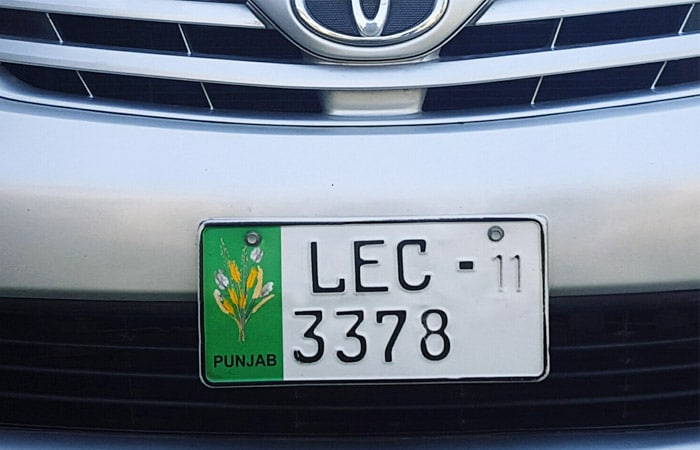
#> input picture License Plate Detection System/Images12.jpg, 700 x 450 px, given in place of speed.mp4, which was not available
$ python main.py
#> lines starting #> are read from the running program, lines starting #| are printed output that depends on the picture; after the words box and inside, x2 and y2 are one past the last pixel; in counts of white or black regions, pixels touching at a corner belong together; pictures that were not available may be replaced by others from this repository, and a replacement may not be noted
import yaml
import numpy as np
import cv2

#-----------------------------------------------------------------------------------------------------------------
#       Declaring Files
#-----------------------------------------------------------------------------------------------------------------
fn = r"../datasets/speed.mp4"
fn_yaml = r"../datasets/final.yml"
fn_out = r"../datasets/output.avi"
config = {'text_overlay': True,
          'parking_overlay': True,
          'parking_id_overlay': True,
          'parking_detection': True,
          'min_area_motion_contour': 60,
          'park_sec_to_wait': 20}


cap = cv2.VideoCapture(fn)

video_info = {'fps':    cap.get(cv2.CAP_PROP_FPS),
              'width':  int(cap.get(cv2.CAP_PROP_FRAME_WIDTH)),
              'height': int(cap.get(cv2.CAP_PROP_FRAME_HEIGHT)),
              'fourcc': cap.get(cv2.CAP_PROP_FOURCC),
              'num_of_frames': int(cap.get(cv2.CAP_PROP_FRAME_COUNT))}


left_fn = r"../datasets/leftSide.mp4"
left_yaml = r"../datasets/leftSide.yml"

left_config = {'text_overlay': True,
          'parking_overlay': True,
          'parking_id_overlay': True,
          'parking_detection': True,
          'min_area_motion_contour': 60,
          'park_sec_to_wait': 20}

left_cap = cv2.VideoCapture(left_fn)

left_video_info = {'fps':    left_cap.get(cv2.CAP_PROP_FPS),
              'width':  int(left_cap.get(cv2.CAP_PROP_FRAME_WIDTH)),
              'height': int(left_cap.get(cv2.CAP_PROP_FRAME_HEIGHT)),
              'fourcc': left_cap.get(cv2.CAP_PROP_FOURCC),
              'num_of_frames': int(left_cap.get(cv2.CAP_PROP_FRAME_COUNT))}


right_fn = r"../datasets/rightSide.mp4"
right_yaml = r"../datasets/rightSide.yml"
right_config = {'text_overlay': True,
          'parking_overlay': True,
          'parking_id_overlay': True,
          'parking_detection': True,
          'min_area_motion_contour': 60,
          'park_sec_to_wait': 20}


right_cap = cv2.VideoCapture(right_fn)
right_video_info = {'fps':    cap.get(cv2.CAP_PROP_FPS),
              'width':  int(cap.get(cv2.CAP_PROP_FRAME_WIDTH)),
              'height': int(cap.get(cv2.CAP_PROP_FRAME_HEIGHT)),
              'fourcc': cap.get(cv2.CAP_PROP_FOURCC),
              'num_of_frames': int(cap.get(cv2.CAP_PROP_FRAME_COUNT))}

#-----------------------------------------------------------------------------------------------------------------
#       Rescalling Window as per to required need
#-----------------------------------------------------------------------------------------------------------------
def rescale_frame(frame, percent):
    width = int(frame.shape[1] * percent/ 100)
    height = int(frame.shape[0] * percent/ 100)
    dim = (width, height)
    return cv2.resize(frame, dim, interpolation =cv2.INTER_AREA)


#-----------------------------------------------------------------------------------------------------------------
#       Configuration with firebase
#-----------------------------------------------------------------------------------------------------------------
import firebase_admin
from firebase_admin import credentials, firestore
cd = credentials.Certificate("firebase.json")
firebase_admin.initialize_app(cd)
datab = firestore.client()
usersref = datab.collection(u'users')
docs = usersref.stream()
users = []
docIds = {}
for doc in docs:
    users.append(doc.to_dict())
    docIds[doc.to_dict()['spot']] = doc.id


#-----------------------------------------------------------------------------------------------------------------
#       Opening the spots poinys/coordinates file
#-----------------------------------------------------------------------------------------------------------------
with open(fn_yaml, 'r') as stream:
    parking_data = yaml.load(stream, Loader=yaml.FullLoader)

parking_contours = []
parking_bounding_rects = []
parking_mask = []


with open(left_yaml, 'r') as stream:
    left_parking_data = yaml.load(stream, Loader=yaml.FullLoader)

left_parking_contours = []
left_parking_bounding_rects = []
left_parking_mask = []

with open(right_yaml, 'r') as stream:
    right_parking_data = yaml.load(stream, Loader=yaml.FullLoader)

right_parking_contours = []
right_parking_bounding_rects = []
right_parking_mask = []

#-----------------------------------------------------------------------------------------------------------------
#       Converting those points into axis on the canvas
#-----------------------------------------------------------------------------------------------------------------
for park in parking_data:
    points = np.array(park['points'])
    rect = cv2.boundingRect(points)
    points_shifted = points.copy()
    points_shifted[:,0] = points[:,0] - rect[0]
    points_shifted[:,1] = points[:,1] - rect[1]
    parking_contours.append(points)
    parking_bounding_rects.append(rect)
    mask = cv2.drawContours(np.zeros((rect[3], rect[2]), dtype=np.uint8), [points_shifted], contourIdx=-1, color=255, thickness=-1, lineType=cv2.LINE_8)
    mask = mask==255
    parking_mask.append(mask)

parking_status = [False]*len(parking_data)
parking_buffer = [None]*len(parking_data)


for left_park in left_parking_data:
    left_points = np.array(left_park['points'])
    left_rect = cv2.boundingRect(left_points)
    left_points_shifted = left_points.copy()
    left_points_shifted[:,0] = left_points[:,0] - left_rect[0]
    left_points_shifted[:,1] = left_points[:,1] - left_rect[1]
    left_parking_contours.append(left_points)
    left_parking_bounding_rects.append(left_rect)
    left_mask = cv2.drawContours(np.zeros((left_rect[3], left_rect[2]), dtype=np.uint8), [left_points_shifted], contourIdx=-1, color=255, thickness=-1, lineType=cv2.LINE_8)
    left_mask = left_mask==255
    left_parking_mask.append(left_mask)

left_parking_status = [False]*len(left_parking_data)
left_parking_buffer = [None]*len(left_parking_data)

for park in right_parking_data:
    right_points = np.array(park['points'])
    right_rect = cv2.boundingRect(right_points)
    right_points_shifted = right_points.copy()
    right_points_shifted[:,0] = right_points[:,0] - right_rect[0]
    right_points_shifted[:,1] = right_points[:,1] - right_rect[1]
    right_parking_contours.append(right_points)
    right_parking_bounding_rects.append(right_rect)
    right_mask = cv2.drawContours(np.zeros((right_rect[3], right_rect[2]), dtype=np.uint8), [right_points_shifted], contourIdx=-1, color=255, thickness=-1, lineType=cv2.LINE_8)
    right_mask = right_mask==255
    right_parking_mask.append(right_mask)

right_parking_status = [False]*len(right_parking_data)
right_parking_buffer = [None]*len(right_parking_data)

#-----------------------------------------------------------------------------------------------------------------
#       Running the video
#-----------------------------------------------------------------------------------------------------------------
video_cur_frame = 0
video_cur_pos = 0
while(cap.isOpened()):
    spot = 0
    left_spot=0
    right_spot = 0

    occupied = 0
    left_occupied = 0
    right_occupied = 0

    video_cur_pos +=1
    video_cur_frame +=1

    ret, frame = cap.read()
#> frame is the input picture: shape (450, 700, 3); mean B, G, R 137.2, 125, 114
    left_ret, left_frame = left_cap.read()
    right_ret, right_frame = right_cap.read()
    if ret == False and left_ret == False and right_ret == False:
        print("Capture Error")
        break

    frame_blur = cv2.GaussianBlur(frame.copy(), (5,5), 3)
    frame_gray = cv2.cvtColor(frame_blur, cv2.COLOR_BGR2GRAY)
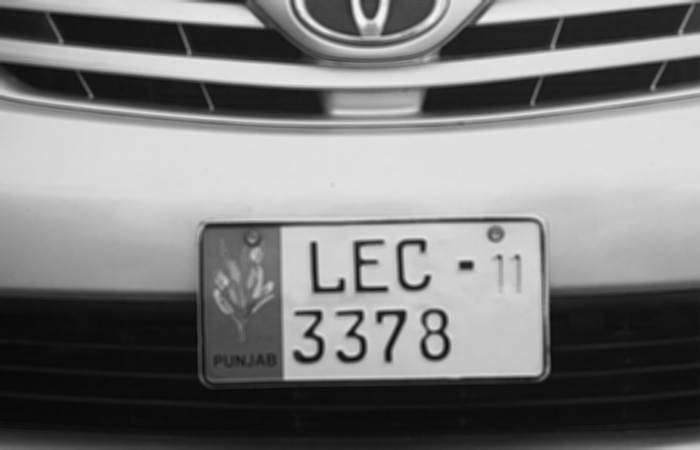
#> frame_gray: shape (450, 700); min 8, max 246, mean 123.1
    frame_out = frame.copy()

    left_frame_blur = cv2.GaussianBlur(left_frame.copy(), (5,5), 3)
    left_frame_gray = cv2.cvtColor(left_frame_blur, cv2.COLOR_BGR2GRAY)
    left_frame_out = left_frame.copy()

    right_frame_blur = cv2.GaussianBlur(right_frame.copy(), (5,5), 3)
    right_frame_gray = cv2.cvtColor(right_frame_blur, cv2.COLOR_BGR2GRAY)
    right_frame_out = right_frame.copy()

    #-----------------------------------------------------------------------------------------------------------------
    #       Parking detection algorithm
    #-----------------------------------------------------------------------------------------------------------------
    if config['parking_detection']:
        for ind, park in enumerate(parking_data):
            points = np.array(park['points'])
            rect = parking_bounding_rects[ind]
            roi_gray = frame_gray[rect[1]:(rect[1]+rect[3]), rect[0]:(rect[0]+rect[2])] # crop roi for faster calculation
            points[:,0] = points[:,0] - rect[0] # shift contour to roi
            points[:,1] = points[:,1] - rect[1]
            #print(np.std(roi_gray), np.mean(roi_gray))
            status = np.std(roi_gray) < 30 and np.mean(roi_gray) > 50
            #If detected a change in parking status, save the current time
            if status != parking_status[ind] and parking_buffer[ind]==None:
                parking_buffer[ind] = video_cur_pos
            #If status is still different than the one saved and counter is open
            elif status != parking_status[ind] and parking_buffer[ind]!=None:
                if video_cur_pos - parking_buffer[ind] > config['park_sec_to_wait']:
                    parking_status[ind] = status
                    parking_buffer[ind] = None
            #If status is still same and counter is open
            elif status == parking_status[ind] and parking_buffer[ind]!=None:
                #if video_cur_pos - parking_buffer[ind] > config['park_sec_to_wait']:
                parking_buffer[ind] = None
#> after the loop, parking_buffer = 6 items; parking_status = [False, False, False, False, False, False]


    if left_config['parking_detection']:
        for left_ind, left_park in enumerate(left_parking_data):
            left_points = np.array(left_park['points'])
            left_rect = left_parking_bounding_rects[left_ind]
            left_roi_gray = left_frame_gray[left_rect[1]:(left_rect[1]+left_rect[3]), left_rect[0]:(left_rect[0]+left_rect[2])] # crop roi for faster calculation
            left_points[:,0] = left_points[:,0] - left_rect[0] # shift contour to roi
            left_points[:,1] = left_points[:,1] - left_rect[1]
            #print(np.std(roi_gray), np.mean(roi_gray))
            left_status = np.std(left_roi_gray) < 30 and np.mean(left_roi_gray) > 50
            #If detected a change in parking status, save the current time
            if left_status != left_parking_status[left_ind] and left_parking_buffer[left_ind]==None:
                left_parking_buffer[left_ind] = video_cur_pos
            #If status is still different than the one saved and counter is open
            elif left_status != left_parking_status[left_ind] and left_parking_buffer[left_ind]!=None:
                if video_cur_pos - left_parking_buffer[left_ind] > left_config['park_sec_to_wait']:
                    left_parking_status[left_ind] = left_status
                    left_parking_buffer[left_ind] = None
            #If status is still same and counter is open
            elif left_status == left_parking_status[left_ind] and left_parking_buffer[left_ind]!=None:
                #if video_cur_pos - parking_buffer[ind] > config['park_sec_to_wait']:
                left_parking_buffer[left_ind] = None
#> this loop made 10 passes
#> pass 1, `left_roi_gray = left_frame_gray[left_rect[1]:(left_rect[1]+left_rect[3..`:
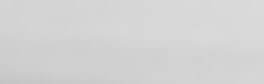
#> left_roi_gray: shape (21, 66) (shown 4 times larger); min 196, max 218, mean 211.3
#> after the loop:
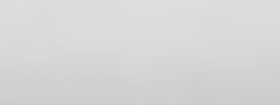
#> left_roi_gray: shape (21, 56) (shown 5 times larger); min 204, max 222, mean 214.4
#> after the loop, left_parking_buffer = [1, 1, 1, 1, 1, 1, 1, 1, 1, 1]; left_parking_status = [False, False, False, False, False, False, False, False, False, False]

    if right_config['parking_detection']:
        for ind, park in enumerate(right_parking_data):
            right_points = np.array(park['points'])
            right_rect = right_parking_bounding_rects[ind]
            right_roi_gray = right_frame_gray[right_rect[1]:(right_rect[1]+right_rect[3]), right_rect[0]:(right_rect[0]+right_rect[2])] # crop roi for faster calculation
            right_points[:,0] = right_points[:,0] - right_rect[0] # shift contour to roi
            right_points[:,1] = right_points[:,1] - right_rect[1]
            #print(np.std(roi_gray), np.mean(roi_gray))
            right_status = np.std(right_roi_gray) < 30 and np.mean(right_roi_gray) > 50
            #If detected a change in parking status, save the current time
            if right_status != right_parking_status[ind] and right_parking_buffer[ind]==None:
                right_parking_buffer[ind] = video_cur_pos
            #If status is still different than the one saved and counter is open
            elif right_status != right_parking_status[ind] and right_parking_buffer[ind]!=None:
                if video_cur_pos - right_parking_buffer[ind] > right_config['park_sec_to_wait']:
                    right_parking_status[ind] = right_status
                    right_parking_buffer[ind] = None
            #If status is still same and counter is open
            elif right_status == right_parking_status[ind] and right_parking_buffer[ind]!=None:
                #if video_cur_pos - parking_buffer[ind] > config['park_sec_to_wait']:
                right_parking_buffer[ind] = None
#> this loop made 11 passes
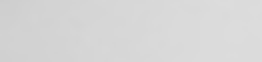
#> right_roi_gray: shape (31, 131) (shown 2 times larger); min 205, max 220, mean 214.8
#> after the loop, right_parking_buffer = 11 items; right_parking_status = [False, False, False, False, False, False, False, False, False, False, False]


    #-----------------------------------------------------------------------------------------------------------------
    #       Display on the parking spot
    #-----------------------------------------------------------------------------------------------------------------
    if config['parking_overlay']:
        for ind, park in enumerate(parking_data):
            points = np.array(park['points'])
            if parking_status[ind]:
                color = (0,255,0)
                spot = spot+1
            else:
                color = (0,0,255)
                occupied = occupied+1
            #qcv2.drawContours(frame_out, [points], contourIdx=-1, color=color, thickness=2, lineType=cv2.LINE_8)
            moments = cv2.moments(points)
            centroid = (int(moments['m10']/moments['m00'])-3, int(moments['m01']/moments['m00'])+3)
            cv2.putText(frame_out, str(park['id']), (centroid[0]-50, centroid[1]-90), cv2.FONT_HERSHEY_SIMPLEX, 6, color, 20, cv2.LINE_AA)
            if color == (0,0,255):
                for user in users:
                    if str(park['id']) == user['spot']:
                        cv2.putText(frame_out, user['name'], (centroid[0]-150, centroid[1]-40), cv2.FONT_HERSHEY_SIMPLEX, 2, (0,0,255), 5, cv2.LINE_AA)
                        cv2.putText(frame_out, user['rollNo'], (centroid[0]-150, centroid[1]+40), cv2.FONT_HERSHEY_SIMPLEX, 2, (0,0,255), 5, cv2.LINE_AA)
                        if video_cur_frame %100 == 0 and user['status'] == 0:
                            for docId in docIds:
                                if str(docId) == str(park['id']):
                                    doc_ref = datab.collection(u'users').document(docIds[docId])
                                    doc_ref.update({ u'status': 1 })
            elif color == (0,255,0):
                for user in users:
                    if user['status'] == 1 and video_cur_frame %100 == 0:
                        for docId in docIds:
                                if str(docId) == str(park['id']):
                                    print("car in " + docId)
                                    doc_ref = datab.collection(u'users').document(docIds[docId])
                                    doc_ref.update({ u'status': 0 })
#> after the loop, occupied = 6; spot = 0

    if left_config['parking_overlay']:
        for ind, park in enumerate(left_parking_data):
            left_points = np.array(park['points'])
            if left_parking_status[ind]:
                color = (0,255,0)
                left_spot = left_spot+1
            else:
                color = (0,0,255)
                left_occupied = left_occupied+1
            cv2.drawContours(left_frame_out, [left_points], contourIdx=-1, color=color, thickness=2, lineType=cv2.LINE_8)
            left_moments = cv2.moments(left_points)
            left_centroid = (int(left_moments['m10']/left_moments['m00'])-3, int(left_moments['m01']/left_moments['m00'])+3)
            cv2.putText(left_frame_out, str(park['id']), (left_centroid[0]-50, left_centroid[1]-90), cv2.FONT_HERSHEY_SIMPLEX, 6, color, 20, cv2.LINE_AA)
            if color == (0,0,255):
                for user in users:
                    if str(park['id']) == user['spot']:
                        cv2.putText(left_frame_out, user['name'], (left_centroid[0]-150, left_centroid[1]-40), cv2.FONT_HERSHEY_SIMPLEX, 2, (0,0,255), 5, cv2.LINE_AA)
                        cv2.putText(left_frame_out, user['rollNo'], (left_centroid[0]-150, left_centroid[1]+40), cv2.FONT_HERSHEY_SIMPLEX, 2, (0,0,255), 5, cv2.LINE_AA)
                        if video_cur_frame %100 == 0 and user['status'] == 0:
                            for docId in docIds:
                                if str(docId) == str(park['id']):
                                    doc_ref = datab.collection(u'users').document(docIds[docId])
                                    doc_ref.update({ u'status': 1 })
            elif color == (0,255,0):
                for user in users:
                    if user['status'] == 1 and video_cur_frame %100 == 0:
                        for docId in docIds:
                                if str(docId) == str(park['id']):
                                    print("car in " + docId)
                                    doc_ref = datab.collection(u'users').document(docIds[docId])
                                    doc_ref.update({ u'status': 0 })
#> this loop made 10 passes
#> left_centroid on passes 1 to 8: (62, 188), (123, 188), (182, 187), (249, 188), (314, 188), (367, 188), (427, 188), (484, 188)
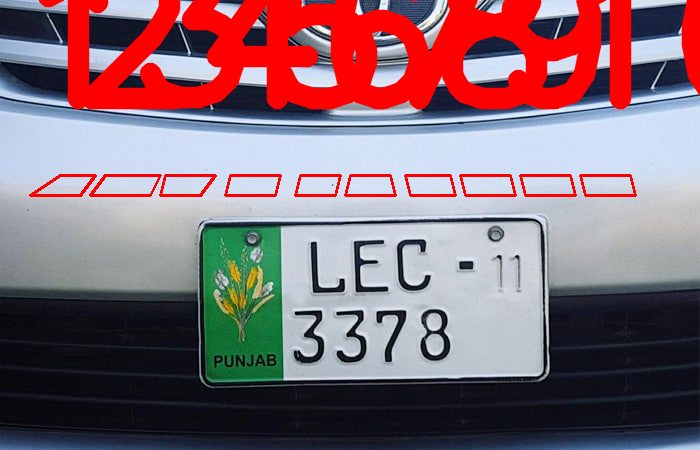
#> left_frame_out: shape (450, 700, 3); 14.87% of pixels changed, all inside (x1, y1, x2, y2) = (29, 0, 700, 197)
#> after the loop, left_occupied = 10; left_spot = 0


    if right_config['parking_overlay']:
        for ind, park in enumerate(right_parking_data):
            right_points = np.array(park['points'])
            if right_parking_status[ind]:
                color = (0,255,0)
                right_spot = spot+1
            else:
                color = (0,0,255)
                right_occupied = occupied+1
            cv2.drawContours(right_frame_out, [right_points], contourIdx=-1, color=color, thickness=2, lineType=cv2.LINE_8)
            right_moments = cv2.moments(right_points)
            right_centroid = (int(right_moments['m10']/right_moments['m00'])-3, int(right_moments['m01']/right_moments['m00'])+3)
            cv2.putText(right_frame_out, str(park['id']), (right_centroid[0]-50, right_centroid[1]-90), cv2.FONT_HERSHEY_SIMPLEX, 6, color, 20, cv2.LINE_AA)
            if color == (0,0,255):
                for user in users:
                    if str(park['id']) == user['spot']:
                        cv2.putText(right_frame_out, user['name'], (right_centroid[0]-150, right_centroid[1]-40), cv2.FONT_HERSHEY_SIMPLEX, 2, (0,0,255), 5, cv2.LINE_AA)
                        cv2.putText(right_frame_out, user['rollNo'], (right_centroid[0]-150, right_centroid[1]+40), cv2.FONT_HERSHEY_SIMPLEX, 2, (0,0,255), 5, cv2.LINE_AA)
                        if video_cur_frame %100 == 0 and user['status'] == 0:
                            for docId in docIds:
                                if str(docId) == str(park['id']):
                                    doc_ref = datab.collection(u'users').document(docIds[docId])
                                    doc_ref.update({ u'status': 1 })
            elif color == (0,255,0):
                for user in users:
                    if user['status'] == 1 and video_cur_frame %100 == 0:
                        for docId in docIds:
                                if str(docId) == str(park['id']):
                                    print("car in " + docId)
                                    doc_ref = datab.collection(u'users').document(docIds[docId])
                                    doc_ref.update({ u'status': 0 })
#> this loop made 11 passes
#> right_centroid on passes 1 to 8: (153, 140), (189, 140), (239, 140), (282, 143), (330, 150), (372, 152), (413, 155), (457, 155)
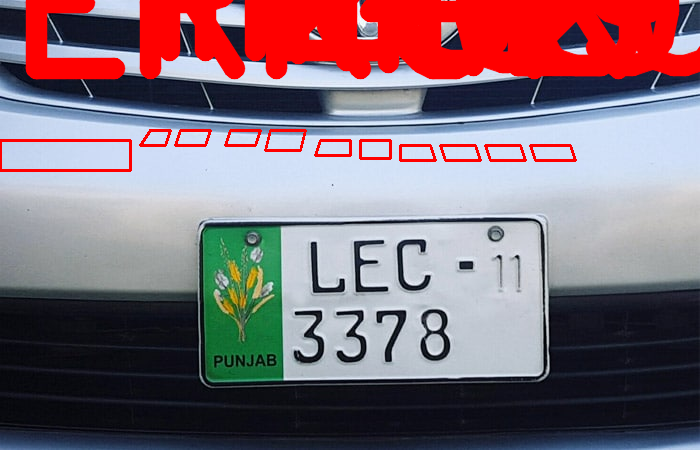
#> right_frame_out: shape (450, 700, 3); 14.03% of pixels changed, all inside (x1, y1, x2, y2) = (0, 0, 700, 172)

    #-----------------------------------------------------------------------------------------------------------------
    #      Display on canvas for frame rate and spots booked
    #-----------------------------------------------------------------------------------------------------------------
    if config['text_overlay']:
        str_on_frame = "Frames: %d/%d" % (video_cur_frame, video_info['num_of_frames'])
        cv2.putText(frame_out, str_on_frame, (5,100), cv2.FONT_HERSHEY_SIMPLEX, 3, (0,128,255), 5, cv2.LINE_AA)
        str_on_frame = "Spot: %d Occupied: %d" % (spot, occupied)
#> str_on_frame = 'Spot: 0 Occupied: 6'
        cv2.putText(frame_out, str_on_frame, (5,200), cv2.FONT_HERSHEY_SIMPLEX,3, (0,128,255), 5, cv2.LINE_AA)

    if left_config['text_overlay']:
        str_on_frame = "Frames: %d/%d" % (video_cur_frame, left_video_info['num_of_frames'])
        cv2.putText(left_frame_out, str_on_frame, (5,100), cv2.FONT_HERSHEY_SIMPLEX, 3, (0,128,255), 5, cv2.LINE_AA)
        str_on_frame = "Spot: %d Occupied: %d" % (spot, occupied)
        cv2.putText(left_frame_out, str_on_frame, (5,200), cv2.FONT_HERSHEY_SIMPLEX,3, (0,128,255), 5, cv2.LINE_AA)
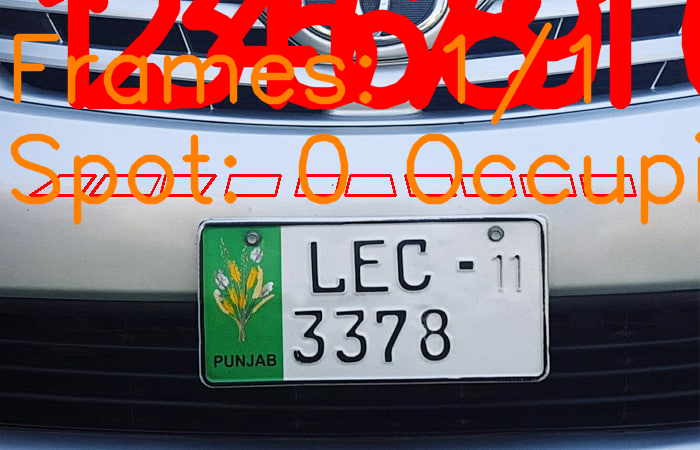
#> left_frame_out: shape (450, 700, 3); mean B, G, R 108.8, 107.9, 137.6

    if right_config['text_overlay']:
        str_on_frame = "Frames: %d/%d" % (video_cur_frame, right_video_info['num_of_frames'])
        cv2.putText(right_frame_out, str_on_frame, (5,100), cv2.FONT_HERSHEY_SIMPLEX, 3, (0,128,255), 5, cv2.LINE_AA)
        str_on_frame = "Spot: %d Occupied: %d" % (spot, occupied)
        cv2.putText(right_frame_out, str_on_frame, (5,200), cv2.FONT_HERSHEY_SIMPLEX,3, (0,128,255), 5, cv2.LINE_AA)
#> (the rest of the program and of its run is left out)
